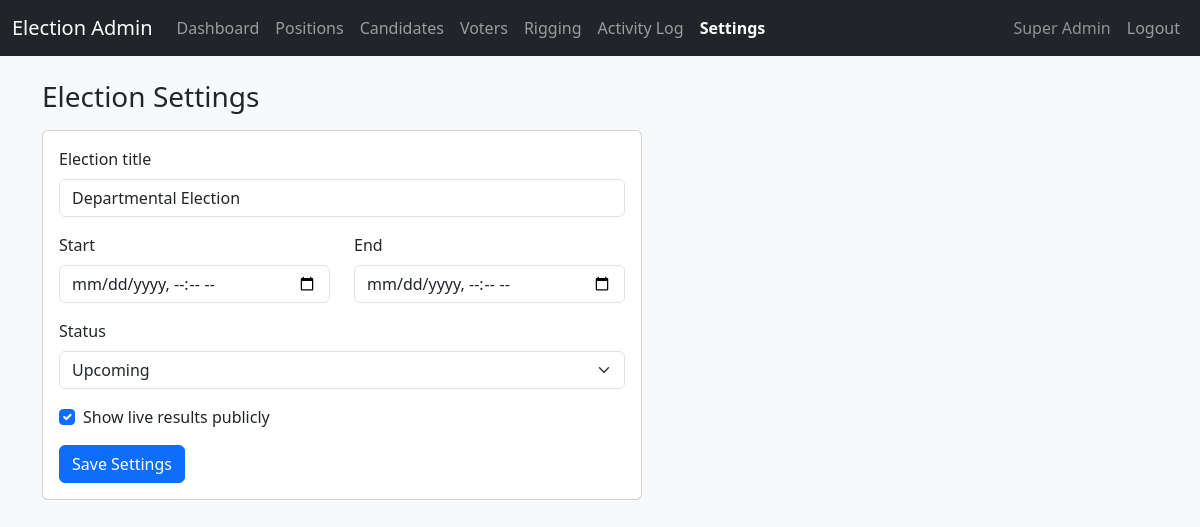
Page /admin/settings.php (signed in) on the committed database.
### tables this page shows
CREATE TABLE IF NOT EXISTS election_settings (
  id                 INT UNSIGNED AUTO_INCREMENT PRIMARY KEY,
  title              VARCHAR(150) NOT NULL DEFAULT 'Departmental Election',
  start_datetime     DATETIME NULL,
  end_datetime       DATETIME NULL,
  status             ENUM('upcoming','ongoing','ended') NOT NULL DEFAULT 'upcoming',
  show_live_results  TINYINT(1) NOT NULL DEFAULT 1,    
  updated_at         TIMESTAMP NOT NULL DEFAULT CURRENT_TIMESTAMP ON UPDATE CURRENT_TIMESTAMP
);

### includes/functions.php (called while the page is built, shortened)
<?php
function h($value) {
    return htmlspecialchars((string) $value, ENT_QUOTES, 'UTF-8');
}

### admin/settings.php (the view, shortened to what this page needs)
<?php
require_once __DIR__ . '/../config/db.php';
require_once __DIR__ . '/../includes/functions.php';
$settings = $pdo->query('SELECT * FROM election_settings ORDER BY id DESC LIMIT 1')->fetch();
require __DIR__ . '/../includes/admin_header.php';
?>
<h3 class="mb-3">Election Settings</h3>
<div class="card" style="max-width:600px;">
  <div class="card-body">
    <form method="post">
      <div class="mb-3">
        <label class="form-label">Election title</label>
        <input type="text" name="title" class="form-control" required
               value="<?php echo h($settings['title'] ?? 'Departmental Election'); ?>">
      </div>
      <div class="row">
        <div class="col-md-6 mb-3">
          <label class="form-label">Start</label>
          <input type="datetime-local" name="start_datetime" class="form-control"
                 value="<?php echo $settings && $settings['start_datetime'] ? h(str_replace(' ', 'T', $settings['start_datetime'])) : ''; ?>">
        </div>
        <div class="col-md-6 mb-3">
          <label class="form-label">End</label>
          <input type="datetime-local" name="end_datetime" class="form-control"
                 value="<?php echo $settings && $settings['end_datetime'] ? h(str_replace(' ', 'T', $settings['end_datetime'])) : ''; ?>">
        </div>
      </div>
      <div class="mb-3">
        <label class="form-label">Status</label>
        <select name="status" class="form-select">
          <?php foreach (['upcoming', 'ongoing', 'ended'] as $s): ?>
            <option value="<?php echo $s; ?>" <?php echo ($settings['status'] ?? '') === $s ? 'selected' : ''; ?>>
              <?php echo ucfirst($s); ?>
            </option>
          <?php endforeach; ?>
        </select>
      </div>
      <div class="form-check mb-3">
        <input class="form-check-input" type="checkbox" name="show_live_results" id="liveResults"
               <?php echo !$settings || $settings['show_live_results'] ? 'checked' : ''; ?>>
        <label class="form-check-label" for="liveResults">Show live results publicly</label>
      </div>
      <button type="submit" class="btn btn-primary">Save Settings</button>
    </form>
  </div>
</div>
<?php require __DIR__ . '/../includes/admin_footer.php'; ?>

### rows in the picture
election_settings: title "Departmental Election", status "Upcoming", show_live_results "☑"

### other values in the picture
$label "Dashboard"
$label "Positions"
$label "Candidates"
$label "Voters"
$label "Rigging"
$label "Activity Log"
$label "Settings"
$_SESSION['admin_name'] "Super Admin"
